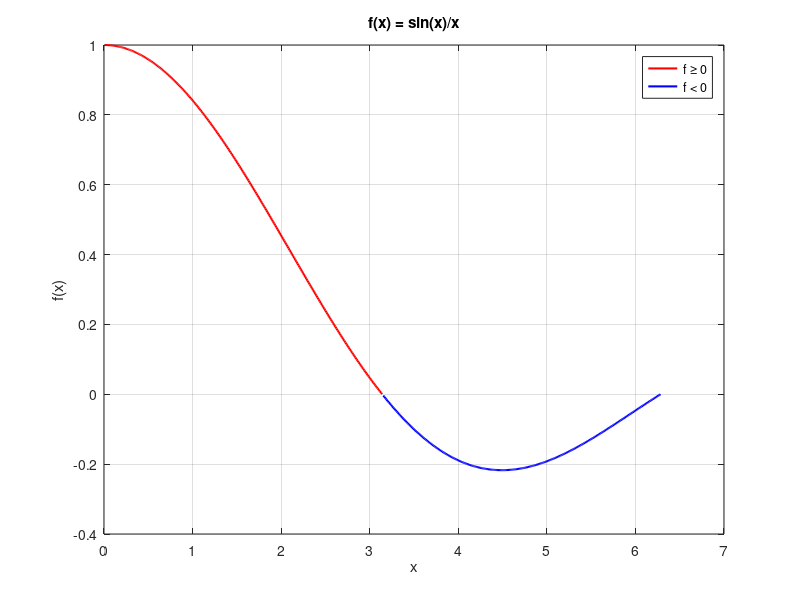
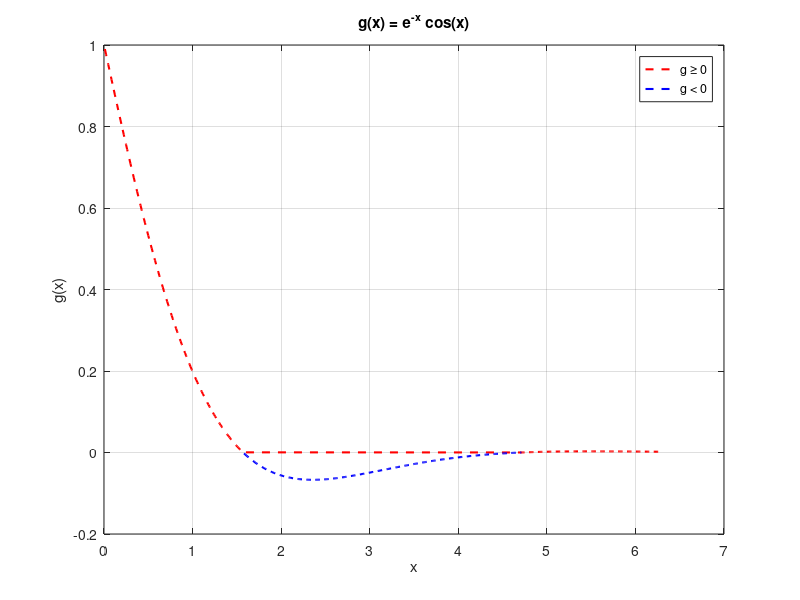
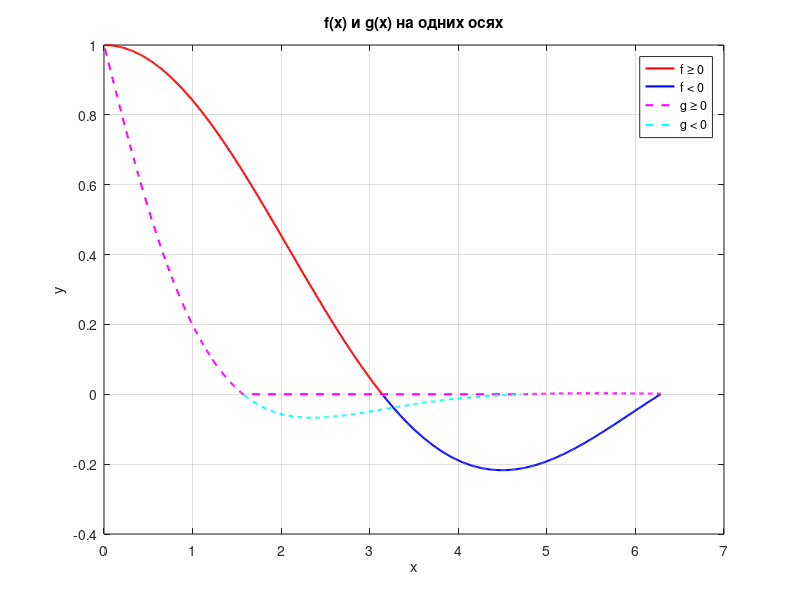
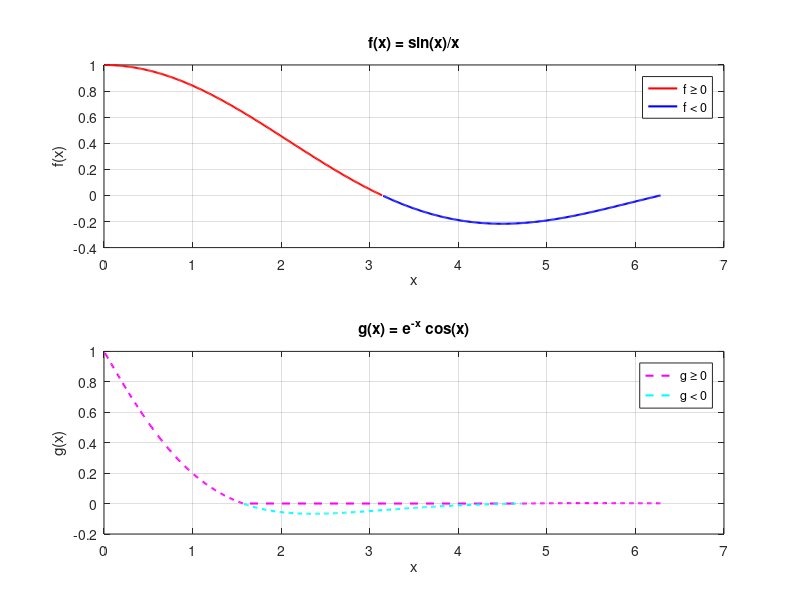

The MATLAB script that drew these images, in order: (Note: this script raises an error after producing the figures.)
clear; clc; close all;


% ЗАДАНИЕ 1. Графики функций одной переменной

x = linspace(0.01, 2*pi, 500);
f = sin(x) ./ x;
g = exp(-x) .* cos(x);

% Цвета для отрицательных/положительных значений f
idx_neg_f = find(f < 0);
idx_pos_f = find(f >= 0);
idx_neg_g = find(g < 0);
idx_pos_g = find(g >= 0);

% --- Отдельные окна ---
figure('Name', 'f(x) = sin(x)/x');
plot(x(idx_pos_f), f(idx_pos_f), 'r-', 'LineWidth', 1.5); hold on;
plot(x(idx_neg_f), f(idx_neg_f), 'b-', 'LineWidth', 1.5);
grid on;
title('f(x) = sin(x)/x');
xlabel('x'); ylabel('f(x)');
legend('f \geq 0', 'f < 0');

figure('Name', 'g(x) = e^{-x} cos(x)');
plot(x(idx_pos_g), g(idx_pos_g), 'r--', 'LineWidth', 1.5); hold on;
plot(x(idx_neg_g), g(idx_neg_g), 'b--', 'LineWidth', 1.5);
grid on;
title('g(x) = e^{-x} cos(x)');
xlabel('x'); ylabel('g(x)');
legend('g \geq 0', 'g < 0');

% Одно окно, одни оси 
figure('Name', 'Одни оси');
plot(x(idx_pos_f), f(idx_pos_f), 'r-', 'LineWidth', 1.5); hold on;
plot(x(idx_neg_f), f(idx_neg_f), 'b-', 'LineWidth', 1.5);
plot(x(idx_pos_g), g(idx_pos_g), 'm--', 'LineWidth', 1.5);
plot(x(idx_neg_g), g(idx_neg_g), 'c--', 'LineWidth', 1.5);
grid on;
title('f(x) и g(x) на одних осях');
xlabel('x'); ylabel('y');
legend('f \geq 0', 'f < 0', 'g \geq 0', 'g < 0');

% Одно окно, отдельные оси 
figure('Name', 'Отдельные оси');
subplot(2,1,1);
plot(x(idx_pos_f), f(idx_pos_f), 'r-', 'LineWidth', 1.5); hold on;
plot(x(idx_neg_f), f(idx_neg_f), 'b-', 'LineWidth', 1.5);
grid on;
title('f(x) = sin(x)/x');
xlabel('x'); ylabel('f(x)');
legend('f \geq 0', 'f < 0');

subplot(2,1,2);
plot(x(idx_pos_g), g(idx_pos_g), 'm--', 'LineWidth', 1.5); hold on;
plot(x(idx_neg_g), g(idx_neg_g), 'c--', 'LineWidth', 1.5);
grid on;
title('g(x) = e^{-x} cos(x)');
xlabel('x'); ylabel('g(x)');
legend('g \geq 0', 'g < 0');

% ЗАДАНИЕ 2. Визуализация функции двух переменных

x2 = linspace(-1, 1, 100);
y2 = linspace(-1, 1, 100);
[X, Y] = meshgrid(x2, y2);
Z = (sin(X.^2) + cos(Y.^2)).^(X.*Y);

% Экстремумы
[Z_max, idx_max] = max(Z(:));
[row_max, col_max] = ind2sub(size(Z), idx_max);
[Z_min, idx_min] = min(Z(:));
[row_min, col_min] = ind2sub(size(Z), idx_min);

% Каркасная поверхность 
figure('Name', 'Каркасная');
mesh(X, Y, Z);
title('Каркасная поверхность');
xlabel('x'); ylabel('y'); zlabel('z');
hold on;
plot3(X(row_max, col_max), Y(row_max, col_max), Z_max, 'r.', 'MarkerSize', 20);
plot3(X(row_min, col_min), Y(row_min, col_min), Z_min, 'b.', 'MarkerSize', 20);
legend('', 'max', 'min');

% Залитая каркасная 
figure('Name', 'Залитая');
surf(X, Y, Z);
title('Залитая каркасная поверхность');
xlabel('x'); ylabel('y'); zlabel('z');
hold on;
plot3(X(row_max, col_max), Y(row_max, col_max), Z_max, 'r.', 'MarkerSize', 20);
plot3(X(row_min, col_min), Y(row_min, col_min), Z_min, 'b.', 'MarkerSize', 20);

% Линии уровня 
figure('Name', 'Линии уровня');
levels = [0.5 0.8 1.0 1.2 1.5];
contour(X, Y, Z, levels, 'ShowText', 'on');
title('Линии уровня');
xlabel('x'); ylabel('y');
colorbar;

% Освещенная поверхность 
figure('Name', 'Освещенная');
surfl(X, Y, Z);
shading interp;
colormap(gray);
title('Освещенная поверхность');
xlabel('x'); ylabel('y'); zlabel('z');
hold on;
plot3(X(row_max, col_max), Y(row_max, col_max), Z_max, 'r.', 'MarkerSize', 20);
plot3(X(row_min, col_min), Y(row_min, col_min), Z_min, 'b.', 'MarkerSize', 20);

% Обзор с нескольких точек
figure('Name', 'Обзор');
subplot(2,2,1); mesh(X, Y, Z); view(37.5, 30); title('Вид по умолчанию');
subplot(2,2,2); mesh(X, Y, Z); view(0, 90);  title('Вид сверху');
subplot(2,2,3); mesh(X, Y, Z); view(90, 0);  title('Вид сбоку');
subplot(2,2,4); mesh(X, Y, Z); view(-37.5, 60); title('Вид сзади');

%Все графики в одном окне
figure('Name', 'Все вместе');
subplot(2,2,1); mesh(X, Y, Z); title('Каркасная');
xlabel('x'); ylabel('y'); zlabel('z');
hold on; plot3(X(row_max, col_max), Y(row_max, col_max), Z_max, 'r.', 'MarkerSize', 15);

subplot(2,2,2); surf(X, Y, Z); title('Залитая');
xlabel('x'); ylabel('y'); zlabel('z');
hold on; plot3(X(row_max, col_max), Y(row_max, col_max), Z_max, 'r.', 'MarkerSize', 15);

subplot(2,2,3); contour(X, Y, Z, levels, 'ShowText', 'on'); title('Линии уровня');
xlabel('x'); ylabel('y');

subplot(2,2,4); surfl(X, Y, Z); shading interp; colormap(gray); title('Освещенная');
xlabel('x'); ylabel('y'); zlabel('z');
hold on; plot3(X(row_max, col_max), Y(row_max, col_max), Z_max, 'r.', 'MarkerSize', 15);

fprintf('Максимум: Z=%.4f при x=%.4f, y=%.4f\n', Z_max, X(row_max, col_max), Y(row_max, col_max));
fprintf('Минимум: Z=%.4f при x=%.4f, y=%.4f\n', Z_min, X(row_min, col_min), Y(row_min, col_min));

% ЗАДАНИЕ 3. Векторные поля градиента на поверхностях

%Гиперболоид
[Xh, Yh] = meshgrid(-2:0.5:2, -2:0.5:2);
Zh = Xh.^2 - Yh.^2;
[Nx, Ny, Nz] = surfnorm(Xh, Yh, Zh);

figure('Name', 'Гиперболоид — отражение (паралл.)');
quiver3(Xh, Yh, Zh, Nx, Ny, Nz, 0.5); hold on;
surf(Xh, Yh, Zh, 'FaceAlpha', 0.3);
title('Отражение, параллельный пучок (гиперболоид)');

% Параболоид
[Xp, Yp] = meshgrid(-2:0.5:2, -2:0.5:2);
Zp = Xp.^2 + Yp.^2;
[Nx, Ny, Nz] = surfnorm(Xp, Yp, Zp);

figure('Name', 'Параболоид — отражение (паралл.)');
quiver3(Xp, Yp, Zp, Nx, Ny, Nz, 0.5); hold on;
surf(Xp, Yp, Zp, 'FaceAlpha', 0.3);
title('Отражение, параллельный пучок (параболоид)');

% Параметрическая поверхность 
u = linspace(0, 3, 20);
v = linspace(0, 3, 20);
[U, V] = meshgrid(u, v);
Xpar = cos(U).*cos(V);
Ypar = sin(U).*sin(V);
Zpar = U.*V;
[Nx, Ny, Nz] = surfnorm(Xpar, Ypar, Zpar);

% Отраженный свет (параллельный пучок)
figure('Name', 'Параметрическая — отражение (паралл.)');
quiver3(Xpar, Ypar, Zpar, Nx, Ny, Nz, 0.3); hold on;
surf(Xpar, Ypar, Zpar, 'FaceAlpha', 0.3);
title('Отражение, параллельный пучок (параметрическая)');

% Преломленный свет (параллельный пучок)
V_in = [0; 0; -1];
V_refr = V_in - 2 * (V_in' * [Nx(:)'; Ny(:)'; Nz(:)']) .* [Nx(:)'; Ny(:)'; Nz(:)'];
figure('Name', 'Параметрическая — преломление (паралл.)');
quiver3(Xpar(:), Ypar(:), Zpar(:), V_refr(1,:)', V_refr(2,:)', V_refr(3,:)', 0.3); hold on;
surf(Xpar, Ypar, Zpar, 'FaceAlpha', 0.3);
title('Преломление, параллельный пучок (параметрическая)');

% Отраженный свет (точечный источник)
source = [2; 2; 5];
L = source - [Xpar(:)'; Ypar(:)'; Zpar(:)'];
L = L ./ vecnorm(L);
R = 2 * sum([Nx(:)'; Ny(:)'; Nz(:)'] .* L) .* [Nx(:)'; Ny(:)'; Nz(:)'] - L;
figure('Name', 'Параметрическая — отражение (точечный)');
quiver3(Xpar(:), Ypar(:), Zpar(:), R(1,:)', R(2,:)', R(3,:)', 0.3); hold on;
surf(Xpar, Ypar, Zpar, 'FaceAlpha', 0.3);
title('Отражение, точечный источник (параметрическая)');

% ======================================================
% ДОПОЛНЕНИЕ: ОФОРМЛЕНИЕ ПОВЕРХНОСТИ (Property Editor)
% для задания из файла 2026-05-25_20-32-55.png
% ======================================================

fprintf('\n=== ОФОРМЛЕНИЕ ПОВЕРХНОСТИ (Property Editor) ===\n');

% Создаем новое окно с оформленной поверхностью
figure('Name', 'Оформленная поверхность (Property Editor)', ...
       'Position', [100 100 900 700], 'NumberTitle', 'off');

% Строим поверхность с улучшенными настройками
h_surf = surf(X, Y, Z, ...
    'EdgeColor', [0.3 0.3 0.3], ...      % темно-серые края
    'EdgeAlpha', 0.4, ...                 % полупрозрачные края
    'FaceColor', 'interp', ...            % плавный переход цвета
    'FaceAlpha', 0.85, ...                % небольшая прозрачность
    'LineWidth', 0.5);

% Выбираем цветовую палитру (можно менять через Property Editor)
colormap(parula);  % современная палитра MATLAB
% Альтернативы: jet, hot, cool, summer, winter, turbo

% Настройка осей
xlabel('X', 'FontSize', 12, 'FontWeight', 'bold');
ylabel('Y', 'FontSize', 12, 'FontWeight', 'bold');
zlabel('Z', 'FontSize', 12, 'FontWeight', 'bold');
title('Оформленная поверхность: (sin(X^2)+cos(Y^2))^{X*Y}', ...
      'FontSize', 14, 'FontWeight', 'bold');

% Устанавливаем пределы осей
xlim([-1 1]);
ylim([-1 1]);
zlim([min(Z(:)) max(Z(:))]);

% Настройка сетки и внешнего вида осей
grid on;
ax = gca;
ax.Box = 'on';
ax.FontSize = 10;
ax.XColor = [0.2 0.2 0.2];
ax.YColor = [0.2 0.2 0.2];
ax.ZColor = [0.2 0.2 0.2];
ax.GridAlpha = 0.3;
ax.GridLineStyle = ':';

% Добавляем цветовую шкалу
cb = colorbar;
cb.Label.String = 'Значение Z';
cb.Label.FontSize = 11;
cb.FontSize = 10;

% Улучшенное освещение
light('Position', [2 2 5], 'Style', 'infinite');
lighting gouraud;
material dull;

% Отмечаем экстремумы
hold on;
plot3(X(row_max, col_max), Y(row_max, col_max), Z_max, ...
      'ro', 'MarkerSize', 12, 'MarkerFaceColor', 'r', 'MarkerEdgeColor', 'black');
plot3(X(row_min, col_min), Y(row_min, col_min), Z_min, ...
      'bo', 'MarkerSize', 12, 'MarkerFaceColor', 'b', 'MarkerEdgeColor', 'black');

legend('Поверхность', 'Максимум', 'Минимум', 'Location', 'best');

% ======================================================
% НАСТРОЙКА КАМЕРЫ ДЛЯ ВСЕСТОРОННЕГО ОСМОТРА
% ======================================================

% Исходная позиция
campos([3 2 3.5]);
camtarget([0 0 0]);
camva(10);

% Включаем интерактивное вращение
rotate3d on;
11
fprintf('\n✅ Поверхность оформлена!\n');
fprintf('📌 Для вызова Property Editor:\n');
fprintf('   - Нажмите правой кнопкой мыши на график\n');
fprintf('   - Выберите "Property Editor" в контекстном меню\n');
fprintf('   - Или нажмите кнопку "Редактор свойств" на панели инструментов\n\n');

% ======================================================
% АВТОМАТИЧЕСКОЕ ВРАЩЕНИЕ ДЛЯ ОСМОТРА (опционально)
% ======================================================

answer = input('Показать автоматическое вращение камеры? (y/n): ', 's');
if strcmpi(answer, 'y')
    fprintf('Вращение камеры... Нажмите Ctrl+C для остановки\n');
    for az = 0:2:360
        view(az, 30);
        drawnow;
        pause(0.05);
    end
    view(3);  % возврат к стандартному виду
    fprintf('Вращение завершено\n');
end

fprintf('\n=== ВСЕ ЗАДАНИЯ ВЫПОЛНЕНЫ ===\n');
